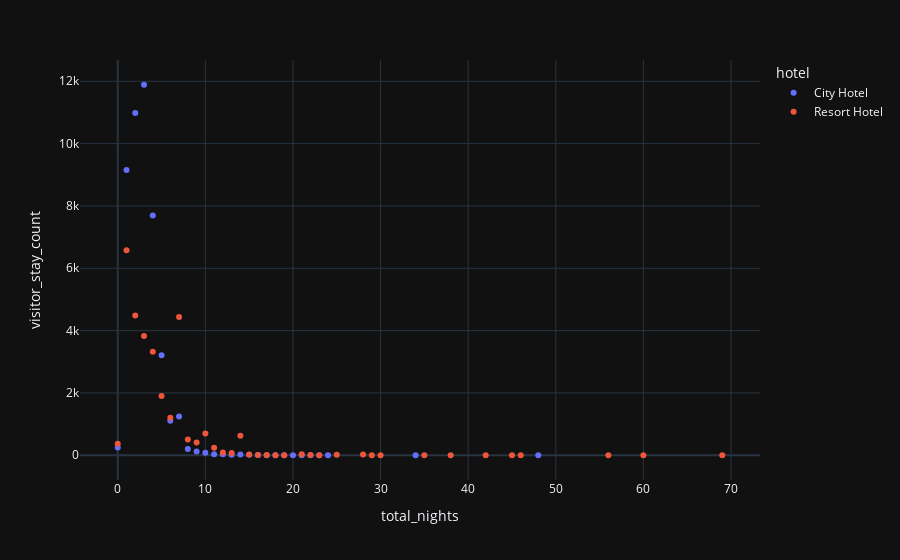

Notebook code cell kept with this figure:
### Markdown cell above
<a id = '5.0'></a>
<p style = "font-size : 35px; color : #cfcfcf ; font-family : 'Times New Roman'; text-align : center; border-radius: 5px 5px;"><strong>Q5: How long do people stay in either hotels</strong></p>

### Code cell
data['total_nights'] = data['stays_in_week_nights'] + data['stays_in_weekend_nights']
stay = data.groupby(['hotel', 'total_nights']).count().reset_index().iloc[:, :3].rename(columns={'is_canceled': 'visitor_stay_count'})

px.scatter(stay, x='total_nights', y='visitor_stay_count', color='hotel', template='plotly_dark')

### Figure 1 — Plotly figure (JSON) as saved in the notebook; plotly's stock layout.template omitted (floating-point values rounded to 4 significant figures)
{"data": [{"hovertemplate": "hotel=City Hotel<br>total_nights=%{x}<br>visitor_stay_count=%{y}<extra></extra>", "legendgroup": "City Hotel", "marker": {"color": "#636efa", "symbol": "circle"}, "mode": "markers", "name": "City Hotel", "orientation": "v", "showlegend": true, "type": "scatter", "x": [0, 1, 2, 3, 4, 5, 6, 7, 8, 9, 10, 11, 12, 13, 14, 15, 16, 17, 18, 19, 20, 21, 22, 23, 24, 34, 48], "xaxis": "x", "y": [251, 9155, 10983, 11889, 7694, 3210, 1111, 1245, 205, 119, 80, 33, 33, 15, 26, 14, 6, 4, 1, 2, 1, 1, 2, 1, 1, 1, 1], "yaxis": "y"}, {"hovertemplate": "hotel=Resort Hotel<br>total_nights=%{x}<br>visitor_stay_count=%{y}<extra></extra>", "legendgroup": "Resort Hotel", "marker": {"color": "#EF553B", "symbol": "circle"}, "mode": "markers", "name": "Resort Hotel", "orientation": "v", "showlegend": true, "type": "scatter", "x": [0, 1, 2, 3, 4, 5, 6, 7, 8, 9, 10, 11, 12, 13, 14, 15, 16, 17, 18, 19, 21, 22, 23, 25, 28, 29, 30, 35, 38, 42, 45, 46, 56, 60, 69], "xaxis": "x", "y": [371, 6579, 4488, 3828, 3321, 1899, 1205, 4434, 509, 408, 699, 240, 89, 75, 630, 23, 12, 11, 5, 4, 35, 7, 1, 14, 22, 2, 2, 5, 1, 3, 1, 1, 1, 1, 1], "yaxis": "y"}], "layout": {"legend": {"title": {"text": "hotel"}, "tracegroupgap": 0}, "margin": {"t": 60}, "xaxis": {"anchor": "y", "domain": [0, 1], "title": {"text": "total_nights"}}, "yaxis": {"anchor": "x", "domain": [0, 1], "title": {"text": "visitor_stay_count"}}}}
